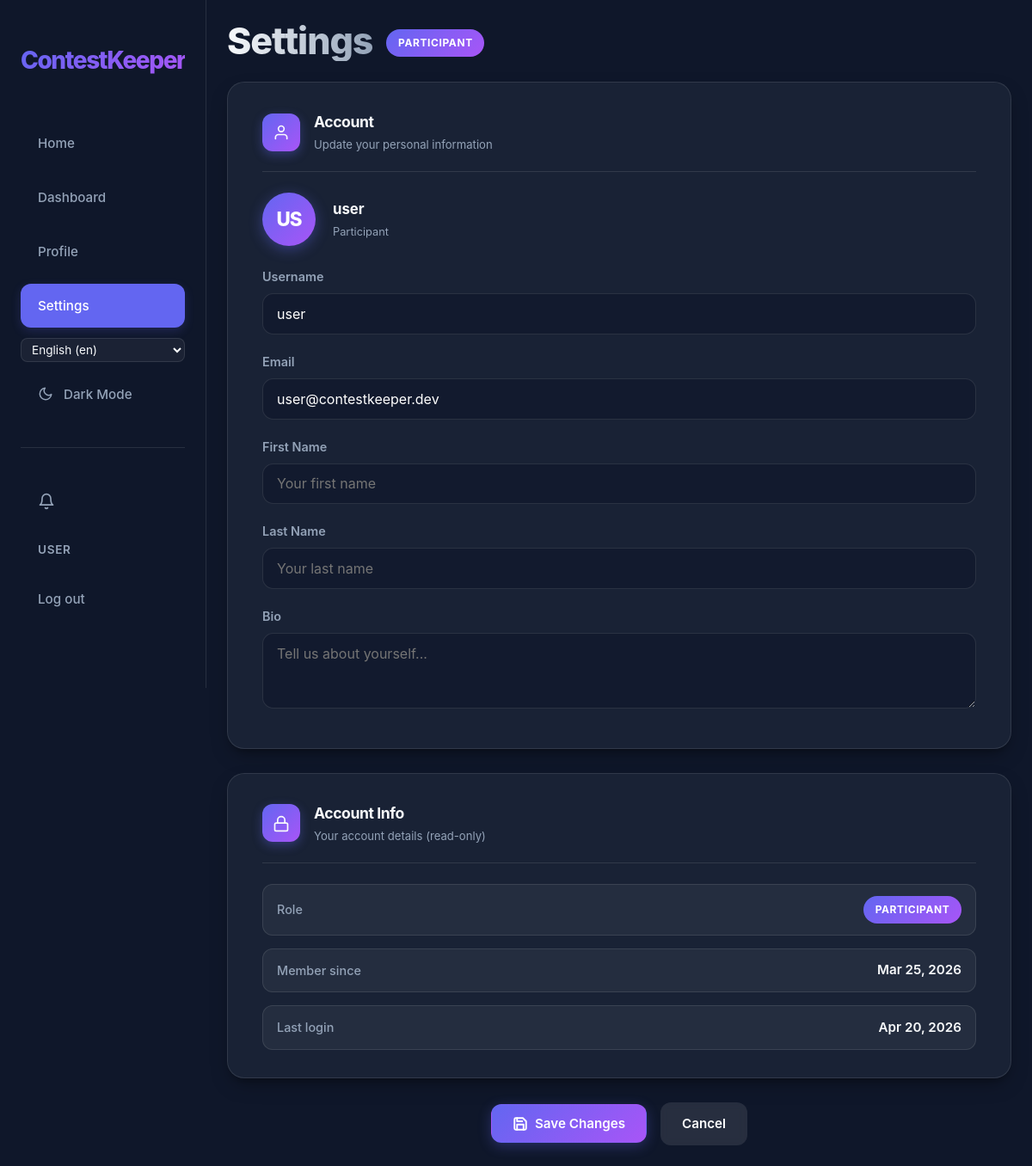
The page /en/settings/ (signed in) on the database as committed earlier.
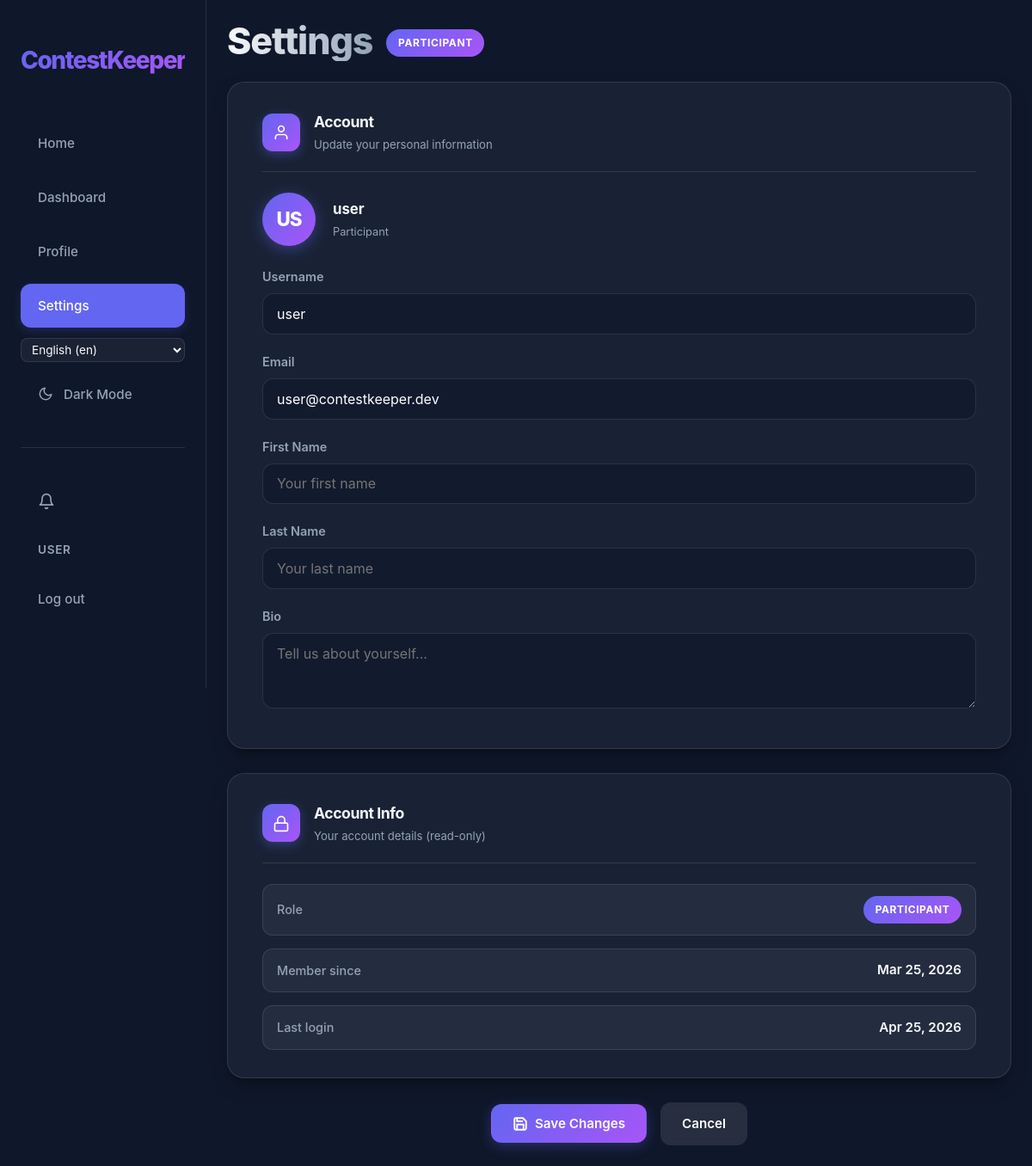
The same page on the database as committed later.
### app/models.py (models this page shows, shortened)
class User(AbstractUser):
    class Role(models.TextChoices):
        ORGANIZER = "ORGANIZER", _("Organizer")
        JURY = "JURY", _("Jury")
        PARTICIPANT = "PARTICIPANT", _("Participant")
    username = models.CharField(max_length=20, unique=True)
    bio = models.CharField(max_length=200, blank=True)
    role = models.CharField(choices=Role.choices, default=Role.PARTICIPANT)

### app/views/views_general.py (the view, shortened to what this page needs)
# urls.py: path("settings/", views.SettingsView.as_view(), name="settings"),
class SettingsView(RedirectToRegisterMixin, View):
    def get(self, request):
        form = UserSettingsForm(instance=request.user)
        return render(request, "app/core/settings.html", {
            "form": form,
            "saved": request.GET.get("saved") == "1",
        })

### app/forms.py
class UserSettingsForm(forms.ModelForm):
    class Meta:
        model = User
        fields = ("username", "email", "first_name", "last_name", "bio")
        widgets = {
            "username": forms.TextInput(attrs={"class": "form-input", "placeholder": "Your username"}),
            "email": forms.EmailInput(attrs={"class": "form-input", "placeholder": "Your email address"}),
            "first_name": forms.TextInput(attrs={"class": "form-input", "placeholder": "Your first name"}),
            "last_name": forms.TextInput(attrs={"class": "form-input", "placeholder": "Your last name"}),
            "bio": forms.Textarea(attrs={"class": "form-input", "rows": 3, "placeholder": "Tell us about yourself..."}),
        }

### app/context_processors.py (called while the page is built)
def notification_count(request):
    if request.user.is_authenticated:
        return {
            'unread_notification_count': request.user.notifications.filter(is_read=False).count()
        }
    return {'unread_notification_count': 0}

### app/templates/app/core/settings.html (shortened to what the changed rows need)
{% extends 'app/core/base.html' %}
{% load static i18n %}
{% block extra_css %}
<link rel="stylesheet" href="{% static 'css/core/settings.css' %}">
{% endblock %}
{% block main_class %}page-narrow{% endblock %}
{% block content %}
        <header class="dashboard-header">
            <div class="header-left header-left--row">
                <h1 id="h1">{% trans "Settings" %}</h1>
                <span class="role-badge">{{ user.get_role_display }}</span>
            </div>
        </header>
        <form method="post" class="settings-layout" novalidate>
            <section class="settings-card">
                <div class="settings-card__header">
                    <div>
                        <h2 class="settings-card__title">{% trans "Account" %}</h2>
                    </div>
                </div>
                <div class="settings-avatar" style="justify-content: flex-start;">
                    <div class="settings-avatar__circle">
                        {{ user.username|slice:":2"|upper }}
                    </div>
                    <div class="settings-avatar__info">
                        <span class="settings-avatar__name">{{ user.username }}</span>
                        <span class="settings-avatar__role">{{ user.get_role_display }}</span>
                    </div>
                </div>
                <div class="settings-fields">
                    <div class="form-group">
                        <label class="form-label" for="{{ form.username.id_for_label }}">{% trans "Username" %}</label>
                        {{ form.username }}
                    </div>
                    <div class="form-group">
                        <label class="form-label" for="{{ form.email.id_for_label }}">{% trans "Email" %}</label>
                        {{ form.email }}
                    </div>
                    <div class="form-group">
                        <label class="form-label" for="{{ form.first_name.id_for_label }}">{% trans "First Name" %}</label>
                        {{ form.first_name }}
                    </div>
                    <div class="form-group">
                        <label class="form-label" for="{{ form.last_name.id_for_label }}">{% trans "Last Name" %}</label>
                        {{ form.last_name }}
                    </div>
                    <div class="form-group">
                        <label class="form-label" for="{{ form.bio.id_for_label }}">{% trans "Bio" %}</label>
                        {{ form.bio }}
                    </div>
                </div>
            </section>
            <section class="settings-card">
                <div class="settings-card__header">
                    <div>
                        <h2 class="settings-card__title">{% trans "Account Info" %}</h2>
                    </div>
                </div>
                <div class="settings-info-grid">
                    <div class="settings-info-item">
                        <span class="settings-info-item__value">
                            <span class="role-badge">{{ user.get_role_display }}</span>
                        </span>
                    </div>
                    <div class="settings-info-item">
                        <span class="settings-info-item__label">{% trans "Member since" %}</span>
                        <span class="settings-info-item__value">{{ user.date_joined|date:"M d, Y" }}</span>
                    </div>
                    <div class="settings-info-item">
                        <span class="settings-info-item__label">{% trans "Last login" %}</span>
                        <span class="settings-info-item__value">{{ user.last_login|date:"M d, Y" }}</span>
                    </div>
                </div>
            </section>
        </form>
{% endblock %}

### app/templates/app/core/nav.html (shortened to what this page needs)
{% load static i18n %}
<nav id="nav">
    <div class="nav-container">
        <a href="{% url 'home' %}" class="nav-logo">ContestKeeper</a>
        <div class="nav-links">
            <button data-url="{% url 'home' %}" class="nav-link" id="homeBtn">{% trans "Home" %}</button>
            <button data-url="{% url 'dashboard' %}" class="nav-link" id="dashboardBtn">{% trans "Dashboard" %}</button>
            <button data-url="{% url 'profile' %}" class="nav-link" id="profileBtn">{% trans "Profile" %}</button>
            <button data-url="{% url 'settings' %}" class="nav-link" id="settingsBtn">{% trans "Settings" %}</button>
            <div class="nav-lang-switcher">
                <form action="{% url 'set_language' %}" method="post" style="display: inline;">
                    <select name="language" onchange="this.form.submit()" class="nav-lang-select" aria-label="{% trans 'Select language' %}">
                        {% get_current_language as LANGUAGE_CODE %}
                        {% get_available_languages as LANGUAGES %}
                        {% get_language_info_list for LANGUAGES as languages %}
                        {% for language in languages %}
                            <option value="{{ language.code }}"{% if language.code == LANGUAGE_CODE %} selected{% endif %}>
                                {{ language.name_local }} ({{ language.code }})
                            </option>
                        {% endfor %}
                    </select>
                </form>
            </div>
            <button id="themeToggle" class="nav-link" aria-label="{% trans 'Toggle theme' %}">
                <svg id="themeIcon" width="18" height="18" viewBox="0 0 24 24" fill="none" stroke="currentColor" stroke-width="2" stroke-linecap="round" stroke-linejoin="round" style="margin-right: 0.75rem;">
                    <path d="M21 12.79A9 9 0 1 1 11.21 3 7 7 0 0 0 21 12.79z"></path>
                </svg>
                <span id="themeText">{% if request.COOKIES.theme == 'light' %}{% trans "Light Mode" %}{% else %}{% trans "Dark Mode" %}{% endif %}</span>
            </button>
            <hr class="nav-auth-divider">
            {% if user.is_authenticated %}
            <button data-url="{% url 'notification_list' %}" class="nav-link notification-btn" id="notificationsBtn" aria-label="{% trans 'Notifications' %}">
                <svg width="20" height="20" viewBox="0 0 24 24" fill="none" stroke="currentColor" stroke-width="2" stroke-linecap="round" stroke-linejoin="round">
                    <path d="M18 8A6 6 0 0 0 6 8c0 7-3 9-3 9h18s-3-2-3-9"></path>
                    <path d="M13.73 21a2 2 0 0 1-3.46 0"></path>
                </svg>
            </button>
            <span class="nav-user">{{ user.username }}</span>
            <form method="post" action="{% url 'logout' %}" class="nav-logout-form">
                <button type="submit" class="nav-link">{% trans "Log out" %}</button>
            </form>
            {% else %}
            <a href="{% url 'register' %}" class="nav-link">{% trans "Register" %}</a>
            <a href="{% url 'login' %}" class="nav-link">{% trans "Log in" %}</a>
            {% endif %}
        </div>
    </div>
</nav>

Rows that differ between the two databases and show on the page:
changed User "US": last_login "Apr 20, 2026" → "Apr 25, 2026"
